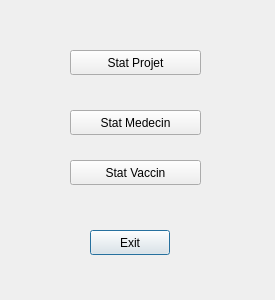
<?xml version="1.0" encoding="UTF-8"?>
<ui version="4.0">
 <class>DialogChoixStat</class>
 <widget class="QDialog" name="DialogChoixStat">
  <property name="geometry">
   <rect>
    <x>0</x>
    <y>0</y>
    <width>275</width>
    <height>300</height>
   </rect>
  </property>
  <property name="windowTitle">
   <string>Dialog</string>
  </property>
  <widget class="QPushButton" name="ButtonExit">
   <property name="geometry">
    <rect>
     <x>90</x>
     <y>230</y>
     <width>80</width>
     <height>25</height>
    </rect>
   </property>
   <property name="text">
    <string>Exit</string>
   </property>
  </widget>
  <widget class="QPushButton" name="ButtonStatProjet">
   <property name="geometry">
    <rect>
     <x>70</x>
     <y>50</y>
     <width>131</width>
     <height>25</height>
    </rect>
   </property>
   <property name="text">
    <string>Stat Projet</string>
   </property>
  </widget>
  <widget class="QPushButton" name="ButtonStatMedecin">
   <property name="geometry">
    <rect>
     <x>70</x>
     <y>110</y>
     <width>131</width>
     <height>25</height>
    </rect>
   </property>
   <property name="text">
    <string>Stat Medecin</string>
   </property>
  </widget>
  <widget class="QPushButton" name="ButtonStatVaccin">
   <property name="geometry">
    <rect>
     <x>70</x>
     <y>160</y>
     <width>131</width>
     <height>25</height>
    </rect>
   </property>
   <property name="text">
    <string>Stat Vaccin</string>
   </property>
  </widget>
 </widget>
 <resources/>
 <connections/>
</ui>
